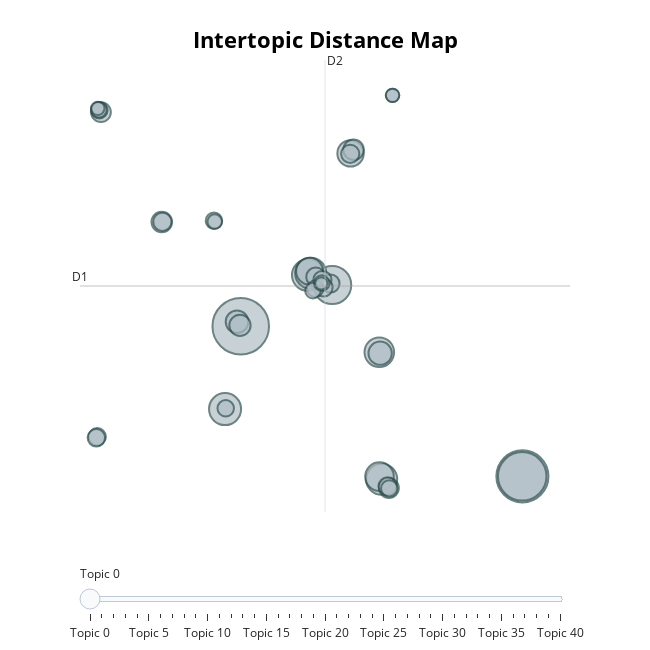

The notebook cell saved with this chart:
### Code cell
model.visualize_topics()

### Figure 1 — Plotly figure (JSON) as saved in the notebook; plotly's stock layout.template omitted (floating-point values rounded to 4 significant figures)
{"data": [{"customdata": [[0, "of | hungary | european | council | 2019", 106], [1, "media | media pluralism | the | the media | of", 90], [2, "fidesz | the | party | to | opposition", 78], [3, "corruption | integrity | of | public | anti corruption", 48], [4, "actors | are | government | political | the government", 34], [5, "hungarians | democracy | hungary | the | of", 33], [6, "gdp | of gdp | 2018 | spending | 2016", 32], [7, "orbán | the orbán | orbán government | minister | prime minister", 32], [8, "constitution | the constitution | assembly | amendments | the", 29], [9, "poverty | risk | social | pension | 2017", 27], [10, "nato | eu | ukraine | the eu | cooperation", 24], [11, "not | no | impartiality | is not | legislative", 23], [12, "protests | demonstrations | police | the police | right to", 18], [13, "president | noj president | judicial council | national judicial | noj", 17], [14, "kúria | the kúria | judge | president | court", 15], [15, "administrative | court | the constitutional | administrative court | constitutional", 14], [16, "information | public | access | act | information act", 14], [17, "prime minister | the prime | prime | minister | for", 13], [18, "gdp | average | energy | oecd | lowest", 13], [19, "fear of | thinking has | tribal | tribal thinking | fear", 12], [20, "lobbyists | social | with lobbyists | contacts | legislative proposals", 11], [21, "service | prosecutor | prosecution service | the prosecution | service is", 11], [22, "jobbik | mszp | party | split | former", 11], [23, "000 | public | public works | works | 2018", 11], [24, "emergency | state of | of danger | danger | 2020 the", 11], [25, "below | huf | skills | below the | among", 11], [26, "nation | nation state | doors | revolving | revolving doors", 10], [27, "trade unions | trade | unions | unions are | of trade", 10], [28, "minority | lists | women | national assembly | assembly", 9], [29, "academic | autonomy | academy | research | government", 9], [30, "ngos | attacks | political | political attacks | independent ngos", 9], [31, "budget | bank | the bank | its high | budget deficit", 9], [32, "school | schools | secondary | 99 | background", 9], [33, "goals | political goals | policy | political | often", 8], [34, "nvb | election | the nvb | the osce | osce", 8], [35, "opposition | opposition parties | parties | the opposition | elections", 8], [36, "ceu | university | european university | central european | university ceu", 7], [37, "donáth | denied the | donáth who | harassment | television station", 6], [38, "media council | gvh | media | the media | strategically", 6], [39, "lgbt | lgbt rights | same sex | opposition to | sex", 6], [40, "smear campaigns | smear | campaigns | campaign | election campaign", 5]], "hovertemplate": "<b>Topic %{customdata[0]}</b><br>%{customdata[1]}<br>Size: %{customdata[2]}", "legendgroup": "", "marker": {"color": "#B0BEC5", "line": {"color": "DarkSlateGrey", "width": 2}, "size": [106, 90, 78, 48, 34, 33, 32, 32, 29, 27, 24, 23, 18, 17, 15, 14, 14, 13, 13, 12, 11, 11, 11, 11, 11, 11, 10, 10, 9, 9, 9, 9, 9, 8, 8, 8, 7, 6, 6, 6, 5], "sizemode": "area", "sizeref": 0.06625, "symbol": "circle"}, "mode": "markers", "name": "", "orientation": "v", "showlegend": false, "type": "scatter", "x": [2.809, 25.09, 25.07, 10.05, 1.57, 8.109, 13.96, 8.345, 13.77, 13.79, 8.256, 11.49, 13.83, 2.516, 2.75, -3.436, 11.73, -8.248, 14.53, 8.744, 11.47, 9.903, 9.27, 9.357, -3.388, 14.43, -8.542, -8.612, 8.695, 0.6893, 1.621, 14.56, -8.372, -8.409, 8.521, 9.215, 0.7512, 14.82, -8.496, 14.82, 9.18], "xaxis": "x", "y": [0.3198, -9.488, -9.487, 3.014, -5.093, 3.662, -9.675, 3.782, -1.379, -9.507, 3.915, 11.62, -1.439, 0.6117, 0.3777, 7.132, 11.85, 14.31, -10.25, 3.534, 11.59, 3.115, 3.341, 2.854, 7.146, -10.15, -6.901, -6.969, 2.776, 7.219, -5.042, -10.28, 14.43, 14.47, 2.649, 3.138, 7.161, 15.41, 14.56, 15.41, 3.118], "yaxis": "y"}], "layout": {"annotations": [{"showarrow": false, "text": "D1", "x": -9.904, "y": 2.95, "yshift": 10}, {"showarrow": false, "text": "D2", "x": 9.474, "xshift": 10, "y": 17.72}], "height": 650, "hoverlabel": {"bgcolor": "white", "font": {"family": "Rockwell", "size": 16}}, "legend": {"itemsizing": "constant", "tracegroupgap": 0}, "margin": {"t": 60}, "shapes": [{"line": {"color": "#CFD8DC", "width": 2}, "type": "line", "x0": 9.474, "x1": 9.474, "y0": -11.82, "y1": 17.72}, {"line": {"color": "#9E9E9E", "width": 2}, "type": "line", "x0": -9.904, "x1": 28.85, "y0": 2.95, "y1": 2.95}], "sliders": [{"active": 0, "pad": {"t": 50}, "steps": [{"args": [{"marker.color": [["red", "#B0BEC5", "#B0BEC5", "#B0BEC5", "#B0BEC5", "#B0BEC5", "#B0BEC5", "#B0BEC5", "#B0BEC5", "#B0BEC5", "#B0BEC5", "#B0BEC5", "#B0BEC5", "#B0BEC5", "#B0BEC5", "#B0BEC5", "#B0BEC5", "#B0BEC5", "#B0BEC5", "#B0BEC5", "#B0BEC5", "#B0BEC5", "#B0BEC5", "#B0BEC5", "#B0BEC5", "#B0BEC5", "#B0BEC5", "#B0BEC5", "#B0BEC5", "#B0BEC5", "#B0BEC5", "#B0BEC5", "#B0BEC5", "#B0BEC5", "#B0BEC5", "#B0BEC5", "#B0BEC5", "#B0BEC5", "#B0BEC5", "#B0BEC5", "#B0BEC5"]]}], "label": "Topic 0", "method": "update"}, {"args": [{"marker.color": [["#B0BEC5", "red", "#B0BEC5", "#B0BEC5", "#B0BEC5", "#B0BEC5", "#B0BEC5", "#B0BEC5", "#B0BEC5", "#B0BEC5", "#B0BEC5", "#B0BEC5", "#B0BEC5", "#B0BEC5", "#B0BEC5", "#B0BEC5", "#B0BEC5", "#B0BEC5", "#B0BEC5", "#B0BEC5", "#B0BEC5", "#B0BEC5", "#B0BEC5", "#B0BEC5", "#B0BEC5", "#B0BEC5", "#B0BEC5", "#B0BEC5", "#B0BEC5", "#B0BEC5", "#B0BEC5", "#B0BEC5", "#B0BEC5", "#B0BEC5", "#B0BEC5", "#B0BEC5", "#B0BEC5", "#B0BEC5", "#B0BEC5", "#B0BEC5", "#B0BEC5"]]}], "label": "Topic 1", "method": "update"}, {"args": [{"marker.color": [["#B0BEC5", "#B0BEC5", "red", "#B0BEC5", "#B0BEC5", "#B0BEC5", "#B0BEC5", "#B0BEC5", "#B0BEC5", "#B0BEC5", "#B0BEC5", "#B0BEC5", "#B0BEC5", "#B0BEC5", "#B0BEC5", "#B0BEC5", "#B0BEC5", "#B0BEC5", "#B0BEC5", "#B0BEC5", "#B0BEC5", "#B0BEC5", "#B0BEC5", "#B0BEC5", "#B0BEC5", "#B0BEC5", "#B0BEC5", "#B0BEC5", "#B0BEC5", "#B0BEC5", "#B0BEC5", "#B0BEC5", "#B0BEC5", "#B0BEC5", "#B0BEC5", "#B0BEC5", "#B0BEC5", "#B0BEC5", "#B0BEC5", "#B0BEC5", "#B0BEC5"]]}], "label": "Topic 2", "method": "update"}, {"args": [{"marker.color": [["#B0BEC5", "#B0BEC5", "#B0BEC5", "red", "#B0BEC5", "#B0BEC5", "#B0BEC5", "#B0BEC5", "#B0BEC5", "#B0BEC5", "#B0BEC5", "#B0BEC5", "#B0BEC5", "#B0BEC5", "#B0BEC5", "#B0BEC5", "#B0BEC5", "#B0BEC5", "#B0BEC5", "#B0BEC5", "#B0BEC5", "#B0BEC5", "#B0BEC5", "#B0BEC5", "#B0BEC5", "#B0BEC5", "#B0BEC5", "#B0BEC5", "#B0BEC5", "#B0BEC5", "#B0BEC5", "#B0BEC5", "#B0BEC5", "#B0BEC5", "#B0BEC5", "#B0BEC5", "#B0BEC5", "#B0BEC5", "#B0BEC5", "#B0BEC5", "#B0BEC5"]]}], "label": "Topic 3", "method": "update"}, {"args": [{"marker.color": [["#B0BEC5", "#B0BEC5", "#B0BEC5", "#B0BEC5", "red", "#B0BEC5", "#B0BEC5", "#B0BEC5", "#B0BEC5", "#B0BEC5", "#B0BEC5", "#B0BEC5", "#B0BEC5", "#B0BEC5", "#B0BEC5", "#B0BEC5", "#B0BEC5", "#B0BEC5", "#B0BEC5", "#B0BEC5", "#B0BEC5", "#B0BEC5", "#B0BEC5", "#B0BEC5", "#B0BEC5", "#B0BEC5", "#B0BEC5", "#B0BEC5", "#B0BEC5", "#B0BEC5", "#B0BEC5", "#B0BEC5", "#B0BEC5", "#B0BEC5", "#B0BEC5", "#B0BEC5", "#B0BEC5", "#B0BEC5", "#B0BEC5", "#B0BEC5", "#B0BEC5"]]}], "label": "Topic 4", "method": "update"}, {"args": [{"marker.color": [["#B0BEC5", "#B0BEC5", "#B0BEC5", "#B0BEC5", "#B0BEC5", "red", "#B0BEC5", "#B0BEC5", "#B0BEC5", "#B0BEC5", "#B0BEC5", "#B0BEC5", "#B0BEC5", "#B0BEC5", "#B0BEC5", "#B0BEC5", "#B0BEC5", "#B0BEC5", "#B0BEC5", "#B0BEC5", "#B0BEC5", "#B0BEC5", "#B0BEC5", "#B0BEC5", "#B0BEC5", "#B0BEC5", "#B0BEC5", "#B0BEC5", "#B0BEC5", "#B0BEC5", "#B0BEC5", "#B0BEC5", "#B0BEC5", "#B0BEC5", "#B0BEC5", "#B0BEC5", "#B0BEC5", "#B0BEC5", "#B0BEC5", "#B0BEC5", "#B0BEC5"]]}], "label": "Topic 5", "method": "update"}, {"args": [{"marker.color": [["#B0BEC5", "#B0BEC5", "#B0BEC5", "#B0BEC5", "#B0BEC5", "#B0BEC5", "red", "#B0BEC5", "#B0BEC5", "#B0BEC5", "#B0BEC5", "#B0BEC5", "#B0BEC5", "#B0BEC5", "#B0BEC5", "#B0BEC5", "#B0BEC5", "#B0BEC5", "#B0BEC5", "#B0BEC5", "#B0BEC5", "#B0BEC5", "#B0BEC5", "#B0BEC5", "#B0BEC5", "#B0BEC5", "#B0BEC5", "#B0BEC5", "#B0BEC5", "#B0BEC5", "#B0BEC5", "#B0BEC5", "#B0BEC5", "#B0BEC5", "#B0BEC5", "#B0BEC5", "#B0BEC5", "#B0BEC5", "#B0BEC5", "#B0BEC5", "#B0BEC5"]]}], "label": "Topic 6", "method": "update"}, {"args": [{"marker.color": [["#B0BEC5", "#B0BEC5", "#B0BEC5", "#B0BEC5", "#B0BEC5", "#B0BEC5", "#B0BEC5", "red", "#B0BEC5", "#B0BEC5", "#B0BEC5", "#B0BEC5", "#B0BEC5", "#B0BEC5", "#B0BEC5", "#B0BEC5", "#B0BEC5", "#B0BEC5", "#B0BEC5", "#B0BEC5", "#B0BEC5", "#B0BEC5", "#B0BEC5", "#B0BEC5", "#B0BEC5", "#B0BEC5", "#B0BEC5", "#B0BEC5", "#B0BEC5", "#B0BEC5", "#B0BEC5", "#B0BEC5", "#B0BEC5", "#B0BEC5", "#B0BEC5", "#B0BEC5", "#B0BEC5", "#B0BEC5", "#B0BEC5", "#B0BEC5", "#B0BEC5"]]}], "label": "Topic 7", "method": "update"}, {"args": [{"marker.color": [["#B0BEC5", "#B0BEC5", "#B0BEC5", "#B0BEC5", "#B0BEC5", "#B0BEC5", "#B0BEC5", "#B0BEC5", "red", "#B0BEC5", "#B0BEC5", "#B0BEC5", "#B0BEC5", "#B0BEC5", "#B0BEC5", "#B0BEC5", "#B0BEC5", "#B0BEC5", "#B0BEC5", "#B0BEC5", "#B0BEC5", "#B0BEC5", "#B0BEC5", "#B0BEC5", "#B0BEC5", "#B0BEC5", "#B0BEC5", "#B0BEC5", "#B0BEC5", "#B0BEC5", "#B0BEC5", "#B0BEC5", "#B0BEC5", "#B0BEC5", "#B0BEC5", "#B0BEC5", "#B0BEC5", "#B0BEC5", "#B0BEC5", "#B0BEC5", "#B0BEC5"]]}], "label": "Topic 8", "method": "update"}, {"args": [{"marker.color": [["#B0BEC5", "#B0BEC5", "#B0BEC5", "#B0BEC5", "#B0BEC5", "#B0BEC5", "#B0BEC5", "#B0BEC5", "#B0BEC5", "red", "#B0BEC5", "#B0BEC5", "#B0BEC5", "#B0BEC5", "#B0BEC5", "#B0BEC5", "#B0BEC5", "#B0BEC5", "#B0BEC5", "#B0BEC5", "#B0BEC5", "#B0BEC5", "#B0BEC5", "#B0BEC5", "#B0BEC5", "#B0BEC5", "#B0BEC5", "#B0BEC5", "#B0BEC5", "#B0BEC5", "#B0BEC5", "#B0BEC5", "#B0BEC5", "#B0BEC5", "#B0BEC5", "#B0BEC5", "#B0BEC5", "#B0BEC5", "#B0BEC5", "#B0BEC5", "#B0BEC5"]]}], "label": "Topic 9", "method": "update"}, {"args": [{"marker.color": [["#B0BEC5", "#B0BEC5", "#B0BEC5", "#B0BEC5", "#B0BEC5", "#B0BEC5", "#B0BEC5", "#B0BEC5", "#B0BEC5", "#B0BEC5", "red", "#B0BEC5", "#B0BEC5", "#B0BEC5", "#B0BEC5", "#B0BEC5", "#B0BEC5", "#B0BEC5", "#B0BEC5", "#B0BEC5", "#B0BEC5", "#B0BEC5", "#B0BEC5", "#B0BEC5", "#B0BEC5", "#B0BEC5", "#B0BEC5", "#B0BEC5", "#B0BEC5", "#B0BEC5", "#B0BEC5", "#B0BEC5", "#B0BEC5", "#B0BEC5", "#B0BEC5", "#B0BEC5", "#B0BEC5", "#B0BEC5", "#B0BEC5", "#B0BEC5", "#B0BEC5"]]}], "label": "Topic 10", "method": "update"}, {"args": [{"marker.color": [["#B0BEC5", "#B0BEC5", "#B0BEC5", "#B0BEC5", "#B0BEC5", "#B0BEC5", "#B0BEC5", "#B0BEC5", "#B0BEC5", "#B0BEC5", "#B0BEC5", "red", "#B0BEC5", "#B0BEC5", "#B0BEC5", "#B0BEC5", "#B0BEC5", "#B0BEC5", "#B0BEC5", "#B0BEC5", "#B0BEC5", "#B0BEC5", "#B0BEC5", "#B0BEC5", "#B0BEC5", "#B0BEC5", "#B0BEC5", "#B0BEC5", "#B0BEC5", "#B0BEC5", "#B0BEC5", "#B0BEC5", "#B0BEC5", "#B0BEC5", "#B0BEC5", "#B0BEC5", "#B0BEC5", "#B0BEC5", "#B0BEC5", "#B0BEC5", "#B0BEC5"]]}], "label": "Topic 11", "method": "update"}, {"args": [{"marker.color": [["#B0BEC5", "#B0BEC5", "#B0BEC5", "#B0BEC5", "#B0BEC5", "#B0BEC5", "#B0BEC5", "#B0BEC5", "#B0BEC5", "#B0BEC5", "#B0BEC5", "#B0BEC5", "red", "#B0BEC5", "#B0BEC5", "#B0BEC5", "#B0BEC5", "#B0BEC5", "#B0BEC5", "#B0BEC5", "#B0BEC5", "#B0BEC5", "#B0BEC5", "#B0BEC5", "#B0BEC5", "#B0BEC5", "#B0BEC5", "#B0BEC5", "#B0BEC5", "#B0BEC5", "#B0BEC5", "#B0BEC5", "#B0BEC5", "#B0BEC5", "#B0BEC5", "#B0BEC5", "#B0BEC5", "#B0BEC5", "#B0BEC5", "#B0BEC5", "#B0BEC5"]]}], "label": "Topic 12", "method": "update"}, {"args": [{"marker.color": [["#B0BEC5", "#B0BEC5", "#B0BEC5", "#B0BEC5", "#B0BEC5", "#B0BEC5", "#B0BEC5", "#B0BEC5", "#B0BEC5", "#B0BEC5", "#B0BEC5", "#B0BEC5", "#B0BEC5", "red", "#B0BEC5", "#B0BEC5", "#B0BEC5", "#B0BEC5", "#B0BEC5", "#B0BEC5", "#B0BEC5", "#B0BEC5", "#B0BEC5", "#B0BEC5", "#B0BEC5", "#B0BEC5", "#B0BEC5", "#B0BEC5", "#B0BEC5", "#B0BEC5", "#B0BEC5", "#B0BEC5", "#B0BEC5", "#B0BEC5", "#B0BEC5", "#B0BEC5", "#B0BEC5", "#B0BEC5", "#B0BEC5", "#B0BEC5", "#B0BEC5"]]}], "label": "Topic 13", "method": "update"}, {"args": [{"marker.color": [["#B0BEC5", "#B0BEC5", "#B0BEC5", "#B0BEC5", "#B0BEC5", "#B0BEC5", "#B0BEC5", "#B0BEC5", "#B0BEC5", "#B0BEC5", "#B0BEC5", "#B0BEC5", "#B0BEC5", "#B0BEC5", "red", "#B0BEC5", "#B0BEC5", "#B0BEC5", "#B0BEC5", "#B0BEC5", "#B0BEC5", "#B0BEC5", "#B0BEC5", "#B0BEC5", "#B0BEC5", "#B0BEC5", "#B0BEC5", "#B0BEC5", "#B0BEC5", "#B0BEC5", "#B0BEC5", "#B0BEC5", "#B0BEC5", "#B0BEC5", "#B0BEC5", "#B0BEC5", "#B0BEC5", "#B0BEC5", "#B0BEC5", "#B0BEC5", "#B0BEC5"]]}], "label": "Topic 14", "method": "update"}, {"args": [{"marker.color": [["#B0BEC5", "#B0BEC5", "#B0BEC5", "#B0BEC5", "#B0BEC5", "#B0BEC5", "#B0BEC5", "#B0BEC5", "#B0BEC5", "#B0BEC5", "#B0BEC5", "#B0BEC5", "#B0BEC5", "#B0BEC5", "#B0BEC5", "red", "#B0BEC5", "#B0BEC5", "#B0BEC5", "#B0BEC5", "#B0BEC5", "#B0BEC5", "#B0BEC5", "#B0BEC5", "#B0BEC5", "#B0BEC5", "#B0BEC5", "#B0BEC5", "#B0BEC5", "#B0BEC5", "#B0BEC5", "#B0BEC5", "#B0BEC5", "#B0BEC5", "#B0BEC5", "#B0BEC5", "#B0BEC5", "#B0BEC5", "#B0BEC5", "#B0BEC5", "#B0BEC5"]]}], "label": "Topic 15", "method": "update"}, {"args": [{"marker.color": [["#B0BEC5", "#B0BEC5", "#B0BEC5", "#B0BEC5", "#B0BEC5", "#B0BEC5", "#B0BEC5", "#B0BEC5", "#B0BEC5", "#B0BEC5", "#B0BEC5", "#B0BEC5", "#B0BEC5", "#B0BEC5", "#B0BEC5", "#B0BEC5", "red", "#B0BEC5", "#B0BEC5", "#B0BEC5", "#B0BEC5", "#B0BEC5", "#B0BEC5", "#B0BEC5", "#B0BEC5", "#B0BEC5", "#B0BEC5", "#B0BEC5", "#B0BEC5", "#B0BEC5", "#B0BEC5", "#B0BEC5", "#B0BEC5", "#B0BEC5", "#B0BEC5", "#B0BEC5", "#B0BEC5", "#B0BEC5", "#B0BEC5", "#B0BEC5", "#B0BEC5"]]}], "label": "Topic 16", "method": "update"}, {"args": [{"marker.color": [["#B0BEC5", "#B0BEC5", "#B0BEC5", "#B0BEC5", "#B0BEC5", "#B0BEC5", "#B0BEC5", "#B0BEC5", "#B0BEC5", "#B0BEC5", "#B0BEC5", "#B0BEC5", "#B0BEC5", "#B0BEC5", "#B0BEC5", "#B0BEC5", "#B0BEC5", "red", "#B0BEC5", "#B0BEC5", "#B0BEC5", "#B0BEC5", "#B0BEC5", "#B0BEC5", "#B0BEC5", "#B0BEC5", "#B0BEC5", "#B0BEC5", "#B0BEC5", "#B0BEC5", "#B0BEC5", "#B0BEC5", "#B0BEC5", "#B0BEC5", "#B0BEC5", "#B0BEC5", "#B0BEC5", "#B0BEC5", "#B0BEC5", "#B0BEC5", "#B0BEC5"]]}], "label": "Topic 17", "method": "update"}, {"args": [{"marker.color": [["#B0BEC5", "#B0BEC5", "#B0BEC5", "#B0BEC5", "#B0BEC5", "#B0BEC5", "#B0BEC5", "#B0BEC5", "#B0BEC5", "#B0BEC5", "#B0BEC5", "#B0BEC5", "#B0BEC5", "#B0BEC5", "#B0BEC5", "#B0BEC5", "#B0BEC5", "#B0BEC5", "red", "#B0BEC5", "#B0BEC5", "#B0BEC5", "#B0BEC5", "#B0BEC5", "#B0BEC5", "#B0BEC5", "#B0BEC5", "#B0BEC5", "#B0BEC5", "#B0BEC5", "#B0BEC5", "#B0BEC5", "#B0BEC5", "#B0BEC5", "#B0BEC5", "#B0BEC5", "#B0BEC5", "#B0BEC5", "#B0BEC5", "#B0BEC5", "#B0BEC5"]]}], "label": "Topic 18", "method": "update"}, {"args": [{"marker.color": [["#B0BEC5", "#B0BEC5", "#B0BEC5", "#B0BEC5", "#B0BEC5", "#B0BEC5", "#B0BEC5", "#B0BEC5", "#B0BEC5", "#B0BEC5", "#B0BEC5", "#B0BEC5", "#B0BEC5", "#B0BEC5", "#B0BEC5", "#B0BEC5", "#B0BEC5", "#B0BEC5", "#B0BEC5", "red", "#B0BEC5", "#B0BEC5", "#B0BEC5", "#B0BEC5", "#B0BEC5", "#B0BEC5", "#B0BEC5", "#B0BEC5", "#B0BEC5", "#B0BEC5", "#B0BEC5", "#B0BEC5", "#B0BEC5", "#B0BEC5", "#B0BEC5", "#B0BEC5", "#B0BEC5", "#B0BEC5", "#B0BEC5", "#B0BEC5", "#B0BEC5"]]}], "label": "Topic 19", "method": "update"}, {"args": [{"marker.color": [["#B0BEC5", "#B0BEC5", "#B0BEC5", "#B0BEC5", "#B0BEC5", "#B0BEC5", "#B0BEC5", "#B0BEC5", "#B0BEC5", "#B0BEC5", "#B0BEC5", "#B0BEC5", "#B0BEC5", "#B0BEC5", "#B0BEC5", "#B0BEC5", "#B0BEC5", "#B0BEC5", "#B0BEC5", "#B0BEC5", "red", "#B0BEC5", "#B0BEC5", "#B0BEC5", "#B0BEC5", "#B0BEC5", "#B0BEC5", "#B0BEC5", "#B0BEC5", "#B0BEC5", "#B0BEC5", "#B0BEC5", "#B0BEC5", "#B0BEC5", "#B0BEC5", "#B0BEC5", "#B0BEC5", "#B0BEC5", "#B0BEC5", "#B0BEC5", "#B0BEC5"]]}], "label": "Topic 20", "method": "update"}, {"args": [{"marker.color": [["#B0BEC5", "#B0BEC5", "#B0BEC5", "#B0BEC5", "#B0BEC5", "#B0BEC5", "#B0BEC5", "#B0BEC5", "#B0BEC5", "#B0BEC5", "#B0BEC5", "#B0BEC5", "#B0BEC5", "#B0BEC5", "#B0BEC5", "#B0BEC5", "#B0BEC5", "#B0BEC5", "#B0BEC5", "#B0BEC5", "#B0BEC5", "red", "#B0BEC5", "#B0BEC5", "#B0BEC5", "#B0BEC5", "#B0BEC5", "#B0BEC5", "#B0BEC5", "#B0BEC5", "#B0BEC5", "#B0BEC5", "#B0BEC5", "#B0BEC5", "#B0BEC5", "#B0BEC5", "#B0BEC5", "#B0BEC5", "#B0BEC5", "#B0BEC5", "#B0BEC5"]]}], "label": "Topic 21", "method": "update"}, {"args": [{"marker.color": [["#B0BEC5", "#B0BEC5", "#B0BEC5", "#B0BEC5", "#B0BEC5", "#B0BEC5", "#B0BEC5", "#B0BEC5", "#B0BEC5", "#B0BEC5", "#B0BEC5", "#B0BEC5", "#B0BEC5", "#B0BEC5", "#B0BEC5", "#B0BEC5", "#B0BEC5", "#B0BEC5", "#B0BEC5", "#B0BEC5", "#B0BEC5", "#B0BEC5", "red", "#B0BEC5", "#B0BEC5", "#B0BEC5", "#B0BEC5", "#B0BEC5", "#B0BEC5", "#B0BEC5", "#B0BEC5", "#B0BEC5", "#B0BEC5", "#B0BEC5", "#B0BEC5", "#B0BEC5", "#B0BEC5", "#B0BEC5", "#B0BEC5", "#B0BEC5", "#B0BEC5"]]}], "label": "Topic 22", "method": "update"}, {"args": [{"marker.color": [["#B0BEC5", "#B0BEC5", "#B0BEC5", "#B0BEC5", "#B0BEC5", "#B0BEC5", "#B0BEC5", "#B0BEC5", "#B0BEC5", "#B0BEC5", "#B0BEC5", "#B0BEC5", "#B0BEC5", "#B0BEC5", "#B0BEC5", "#B0BEC5", "#B0BEC5", "#B0BEC5", "#B0BEC5", "#B0BEC5", "#B0BEC5", "#B0BEC5", "#B0BEC5", "red", "#B0BEC5", "#B0BEC5", "#B0BEC5", "#B0BEC5", "#B0BEC5", "#B0BEC5", "#B0BEC5", "#B0BEC5", "#B0BEC5", "#B0BEC5", "#B0BEC5", "#B0BEC5", "#B0BEC5", "#B0BEC5", "#B0BEC5", "#B0BEC5", "#B0BEC5"]]}], "label": "Topic 23", "method": "update"}, {"args": [{"marker.color": [["#B0BEC5", "#B0BEC5", "#B0BEC5", "#B0BEC5", "#B0BEC5", "#B0BEC5", "#B0BEC5", "#B0BEC5", "#B0BEC5", "#B0BEC5", "#B0BEC5", "#B0BEC5", "#B0BEC5", "#B0BEC5", "#B0BEC5", "#B0BEC5", "#B0BEC5", "#B0BEC5", "#B0BEC5", "#B0BEC5", "#B0BEC5", "#B0BEC5", "#B0BEC5", "#B0BEC5", "red", "#B0BEC5", "#B0BEC5", "#B0BEC5", "#B0BEC5", "#B0BEC5", "#B0BEC5", "#B0BEC5", "#B0BEC5", "#B0BEC5", "#B0BEC5", "#B0BEC5", "#B0BEC5", "#B0BEC5", "#B0BEC5", "#B0BEC5", "#B0BEC5"]]}], "label": "Topic 24", "method": "update"}, {"args": [{"marker.color": [["#B0BEC5", "#B0BEC5", "#B0BEC5", "#B0BEC5", "#B0BEC5", "#B0BEC5", "#B0BEC5", "#B0BEC5", "#B0BEC5", "#B0BEC5", "#B0BEC5", "#B0BEC5", "#B0BEC5", "#B0BEC5", "#B0BEC5", "#B0BEC5", "#B0BEC5", "#B0BEC5", "#B0BEC5", "#B0BEC5", "#B0BEC5", "#B0BEC5", "#B0BEC5", "#B0BEC5", "#B0BEC5", "red", "#B0BEC5", "#B0BEC5", "#B0BEC5", "#B0BEC5", "#B0BEC5", "#B0BEC5", "#B0BEC5", "#B0BEC5", "#B0BEC5", "#B0BEC5", "#B0BEC5", "#B0BEC5", "#B0BEC5", "#B0BEC5", "#B0BEC5"]]}], "label": "Topic 25", "method": "update"}, {"args": [{"marker.color": [["#B0BEC5", "#B0BEC5", "#B0BEC5", "#B0BEC5", "#B0BEC5", "#B0BEC5", "#B0BEC5", "#B0BEC5", "#B0BEC5", "#B0BEC5", "#B0BEC5", "#B0BEC5", "#B0BEC5", "#B0BEC5", "#B0BEC5", "#B0BEC5", "#B0BEC5", "#B0BEC5", "#B0BEC5", "#B0BEC5", "#B0BEC5", "#B0BEC5", "#B0BEC5", "#B0BEC5", "#B0BEC5", "#B0BEC5", "red", "#B0BEC5", "#B0BEC5", "#B0BEC5", "#B0BEC5", "#B0BEC5", "#B0BEC5", "#B0BEC5", "#B0BEC5", "#B0BEC5", "#B0BEC5", "#B0BEC5", "#B0BEC5", "#B0BEC5", "#B0BEC5"]]}], "label": "Topic 26", "method": "update"}, {"args": [{"marker.color": [["#B0BEC5", "#B0BEC5", "#B0BEC5", "#B0BEC5", "#B0BEC5", "#B0BEC5", "#B0BEC5", "#B0BEC5", "#B0BEC5", "#B0BEC5", "#B0BEC5", "#B0BEC5", "#B0BEC5", "#B0BEC5", "#B0BEC5", "#B0BEC5", "#B0BEC5", "#B0BEC5", "#B0BEC5", "#B0BEC5", "#B0BEC5", "#B0BEC5", "#B0BEC5", "#B0BEC5", "#B0BEC5", "#B0BEC5", "#B0BEC5", "red", "#B0BEC5", "#B0BEC5", "#B0BEC5", "#B0BEC5", "#B0BEC5", "#B0BEC5", "#B0BEC5", "#B0BEC5", "#B0BEC5", "#B0BEC5", "#B0BEC5", "#B0BEC5", "#B0BEC5"]]}], "label": "Topic 27", "method": "update"}, {"args": [{"marker.color": [["#B0BEC5", "#B0BEC5", "#B0BEC5", "#B0BEC5", "#B0BEC5", "#B0BEC5", "#B0BEC5", "#B0BEC5", "#B0BEC5", "#B0BEC5", "#B0BEC5", "#B0BEC5", "#B0BEC5", "#B0BEC5", "#B0BEC5", "#B0BEC5", "#B0BEC5", "#B0BEC5", "#B0BEC5", "#B0BEC5", "#B0BEC5", "#B0BEC5", "#B0BEC5", "#B0BEC5", "#B0BEC5", "#B0BEC5", "#B0BEC5", "#B0BEC5", "red", "#B0BEC5", "#B0BEC5", "#B0BEC5", "#B0BEC5", "#B0BEC5", "#B0BEC5", "#B0BEC5", "#B0BEC5", "#B0BEC5", "#B0BEC5", "#B0BEC5", "#B0BEC5"]]}], "label": "Topic 28", "method": "update"}, {"args": [{"marker.color": [["#B0BEC5", "#B0BEC5", "#B0BEC5", "#B0BEC5", "#B0BEC5", "#B0BEC5", "#B0BEC5", "#B0BEC5", "#B0BEC5", "#B0BEC5", "#B0BEC5", "#B0BEC5", "#B0BEC5", "#B0BEC5", "#B0BEC5", "#B0BEC5", "#B0BEC5", "#B0BEC5", "#B0BEC5", "#B0BEC5", "#B0BEC5", "#B0BEC5", "#B0BEC5", "#B0BEC5", "#B0BEC5", "#B0BEC5", "#B0BEC5", "#B0BEC5", "#B0BEC5", "red", "#B0BEC5", "#B0BEC5", "#B0BEC5", "#B0BEC5", "#B0BEC5", "#B0BEC5", "#B0BEC5", "#B0BEC5", "#B0BEC5", "#B0BEC5", "#B0BEC5"]]}], "label": "Topic 29", "method": "update"}, {"args": [{"marker.color": [["#B0BEC5", "#B0BEC5", "#B0BEC5", "#B0BEC5", "#B0BEC5", "#B0BEC5", "#B0BEC5", "#B0BEC5", "#B0BEC5", "#B0BEC5", "#B0BEC5", "#B0BEC5", "#B0BEC5", "#B0BEC5", "#B0BEC5", "#B0BEC5", "#B0BEC5", "#B0BEC5", "#B0BEC5", "#B0BEC5", "#B0BEC5", "#B0BEC5", "#B0BEC5", "#B0BEC5", "#B0BEC5", "#B0BEC5", "#B0BEC5", "#B0BEC5", "#B0BEC5", "#B0BEC5", "red", "#B0BEC5", "#B0BEC5", "#B0BEC5", "#B0BEC5", "#B0BEC5", "#B0BEC5", "#B0BEC5", "#B0BEC5", "#B0BEC5", "#B0BEC5"]]}], "label": "Topic 30", "method": "update"}, {"args": [{"marker.color": [["#B0BEC5", "#B0BEC5", "#B0BEC5", "#B0BEC5", "#B0BEC5", "#B0BEC5", "#B0BEC5", "#B0BEC5", "#B0BEC5", "#B0BEC5", "#B0BEC5", "#B0BEC5", "#B0BEC5", "#B0BEC5", "#B0BEC5", "#B0BEC5", "#B0BEC5", "#B0BEC5", "#B0BEC5", "#B0BEC5", "#B0BEC5", "#B0BEC5", "#B0BEC5", "#B0BEC5", "#B0BEC5", "#B0BEC5", "#B0BEC5", "#B0BEC5", "#B0BEC5", "#B0BEC5", "#B0BEC5", "red", "#B0BEC5", "#B0BEC5", "#B0BEC5", "#B0BEC5", "#B0BEC5", "#B0BEC5", "#B0BEC5", "#B0BEC5", "#B0BEC5"]]}], "label": "Topic 31", "method": "update"}, {"args": [{"marker.color": [["#B0BEC5", "#B0BEC5", "#B0BEC5", "#B0BEC5", "#B0BEC5", "#B0BEC5", "#B0BEC5", "#B0BEC5", "#B0BEC5", "#B0BEC5", "#B0BEC5", "#B0BEC5", "#B0BEC5", "#B0BEC5", "#B0BEC5", "#B0BEC5", "#B0BEC5", "#B0BEC5", "#B0BEC5", "#B0BEC5", "#B0BEC5", "#B0BEC5", "#B0BEC5", "#B0BEC5", "#B0BEC5", "#B0BEC5", "#B0BEC5", "#B0BEC5", "#B0BEC5", "#B0BEC5", "#B0BEC5", "#B0BEC5", "red", "#B0BEC5", "#B0BEC5", "#B0BEC5", "#B0BEC5", "#B0BEC5", "#B0BEC5", "#B0BEC5", "#B0BEC5"]]}], "label": "Topic 32", "method": "update"}, {"args": [{"marker.color": [["#B0BEC5", "#B0BEC5", "#B0BEC5", "#B0BEC5", "#B0BEC5", "#B0BEC5", "#B0BEC5", "#B0BEC5", "#B0BEC5", "#B0BEC5", "#B0BEC5", "#B0BEC5", "#B0BEC5", "#B0BEC5", "#B0BEC5", "#B0BEC5", "#B0BEC5", "#B0BEC5", "#B0BEC5", "#B0BEC5", "#B0BEC5", "#B0BEC5", "#B0BEC5", "#B0BEC5", "#B0BEC5", "#B0BEC5", "#B0BEC5", "#B0BEC5", "#B0BEC5", "#B0BEC5", "#B0BEC5", "#B0BEC5", "#B0BEC5", "red", "#B0BEC5", "#B0BEC5", "#B0BEC5", "#B0BEC5", "#B0BEC5", "#B0BEC5", "#B0BEC5"]]}], "label": "Topic 33", "method": "update"}, {"args": [{"marker.color": [["#B0BEC5", "#B0BEC5", "#B0BEC5", "#B0BEC5", "#B0BEC5", "#B0BEC5", "#B0BEC5", "#B0BEC5", "#B0BEC5", "#B0BEC5", "#B0BEC5", "#B0BEC5", "#B0BEC5", "#B0BEC5", "#B0BEC5", "#B0BEC5", "#B0BEC5", "#B0BEC5", "#B0BEC5", "#B0BEC5", "#B0BEC5", "#B0BEC5", "#B0BEC5", "#B0BEC5", "#B0BEC5", "#B0BEC5", "#B0BEC5", "#B0BEC5", "#B0BEC5", "#B0BEC5", "#B0BEC5", "#B0BEC5", "#B0BEC5", "#B0BEC5", "red", "#B0BEC5", "#B0BEC5", "#B0BEC5", "#B0BEC5", "#B0BEC5", "#B0BEC5"]]}], "label": "Topic 34", "method": "update"}, {"args": [{"marker.color": [["#B0BEC5", "#B0BEC5", "#B0BEC5", "#B0BEC5", "#B0BEC5", "#B0BEC5", "#B0BEC5", "#B0BEC5", "#B0BEC5", "#B0BEC5", "#B0BEC5", "#B0BEC5", "#B0BEC5", "#B0BEC5", "#B0BEC5", "#B0BEC5", "#B0BEC5", "#B0BEC5", "#B0BEC5", "#B0BEC5", "#B0BEC5", "#B0BEC5", "#B0BEC5", "#B0BEC5", "#B0BEC5", "#B0BEC5", "#B0BEC5", "#B0BEC5", "#B0BEC5", "#B0BEC5", "#B0BEC5", "#B0BEC5", "#B0BEC5", "#B0BEC5", "#B0BEC5", "red", "#B0BEC5", "#B0BEC5", "#B0BEC5", "#B0BEC5", "#B0BEC5"]]}], "label": "Topic 35", "method": "update"}, {"args": [{"marker.color": [["#B0BEC5", "#B0BEC5", "#B0BEC5", "#B0BEC5", "#B0BEC5", "#B0BEC5", "#B0BEC5", "#B0BEC5", "#B0BEC5", "#B0BEC5", "#B0BEC5", "#B0BEC5", "#B0BEC5", "#B0BEC5", "#B0BEC5", "#B0BEC5", "#B0BEC5", "#B0BEC5", "#B0BEC5", "#B0BEC5", "#B0BEC5", "#B0BEC5", "#B0BEC5", "#B0BEC5", "#B0BEC5", "#B0BEC5", "#B0BEC5", "#B0BEC5", "#B0BEC5", "#B0BEC5", "#B0BEC5", "#B0BEC5", "#B0BEC5", "#B0BEC5", "#B0BEC5", "#B0BEC5", "red", "#B0BEC5", "#B0BEC5", "#B0BEC5", "#B0BEC5"]]}], "label": "Topic 36", "method": "update"}, {"args": [{"marker.color": [["#B0BEC5", "#B0BEC5", "#B0BEC5", "#B0BEC5", "#B0BEC5", "#B0BEC5", "#B0BEC5", "#B0BEC5", "#B0BEC5", "#B0BEC5", "#B0BEC5", "#B0BEC5", "#B0BEC5", "#B0BEC5", "#B0BEC5", "#B0BEC5", "#B0BEC5", "#B0BEC5", "#B0BEC5", "#B0BEC5", "#B0BEC5", "#B0BEC5", "#B0BEC5", "#B0BEC5", "#B0BEC5", "#B0BEC5", "#B0BEC5", "#B0BEC5", "#B0BEC5", "#B0BEC5", "#B0BEC5", "#B0BEC5", "#B0BEC5", "#B0BEC5", "#B0BEC5", "#B0BEC5", "#B0BEC5", "red", "#B0BEC5", "#B0BEC5", "#B0BEC5"]]}], "label": "Topic 37", "method": "update"}, {"args": [{"marker.color": [["#B0BEC5", "#B0BEC5", "#B0BEC5", "#B0BEC5", "#B0BEC5", "#B0BEC5", "#B0BEC5", "#B0BEC5", "#B0BEC5", "#B0BEC5", "#B0BEC5", "#B0BEC5", "#B0BEC5", "#B0BEC5", "#B0BEC5", "#B0BEC5", "#B0BEC5", "#B0BEC5", "#B0BEC5", "#B0BEC5", "#B0BEC5", "#B0BEC5", "#B0BEC5", "#B0BEC5", "#B0BEC5", "#B0BEC5", "#B0BEC5", "#B0BEC5", "#B0BEC5", "#B0BEC5", "#B0BEC5", "#B0BEC5", "#B0BEC5", "#B0BEC5", "#B0BEC5", "#B0BEC5", "#B0BEC5", "#B0BEC5", "red", "#B0BEC5", "#B0BEC5"]]}], "label": "Topic 38", "method": "update"}, {"args": [{"marker.color": [["#B0BEC5", "#B0BEC5", "#B0BEC5", "#B0BEC5", "#B0BEC5", "#B0BEC5", "#B0BEC5", "#B0BEC5", "#B0BEC5", "#B0BEC5", "#B0BEC5", "#B0BEC5", "#B0BEC5", "#B0BEC5", "#B0BEC5", "#B0BEC5", "#B0BEC5", "#B0BEC5", "#B0BEC5", "#B0BEC5", "#B0BEC5", "#B0BEC5", "#B0BEC5", "#B0BEC5", "#B0BEC5", "#B0BEC5", "#B0BEC5", "#B0BEC5", "#B0BEC5", "#B0BEC5", "#B0BEC5", "#B0BEC5", "#B0BEC5", "#B0BEC5", "#B0BEC5", "#B0BEC5", "#B0BEC5", "#B0BEC5", "#B0BEC5", "red", "#B0BEC5"]]}], "label": "Topic 39", "method": "update"}, {"args": [{"marker.color": [["#B0BEC5", "#B0BEC5", "#B0BEC5", "#B0BEC5", "#B0BEC5", "#B0BEC5", "#B0BEC5", "#B0BEC5", "#B0BEC5", "#B0BEC5", "#B0BEC5", "#B0BEC5", "#B0BEC5", "#B0BEC5", "#B0BEC5", "#B0BEC5", "#B0BEC5", "#B0BEC5", "#B0BEC5", "#B0BEC5", "#B0BEC5", "#B0BEC5", "#B0BEC5", "#B0BEC5", "#B0BEC5", "#B0BEC5", "#B0BEC5", "#B0BEC5", "#B0BEC5", "#B0BEC5", "#B0BEC5", "#B0BEC5", "#B0BEC5", "#B0BEC5", "#B0BEC5", "#B0BEC5", "#B0BEC5", "#B0BEC5", "#B0BEC5", "#B0BEC5", "red"]]}], "label": "Topic 40", "method": "update"}]}], "title": {"font": {"color": "Black", "size": 22}, "text": "<b>Intertopic Distance Map</b>", "x": 0.5, "xanchor": "center", "y": 0.95, "yanchor": "top"}, "width": 650, "xaxis": {"anchor": "y", "domain": [0, 1], "range": [-9.904, 28.85], "title": {"text": ""}, "type": "linear", "visible": false}, "yaxis": {"anchor": "x", "domain": [0, 1], "range": [-11.82, 17.72], "title": {"text": ""}, "type": "linear", "visible": false}}}
